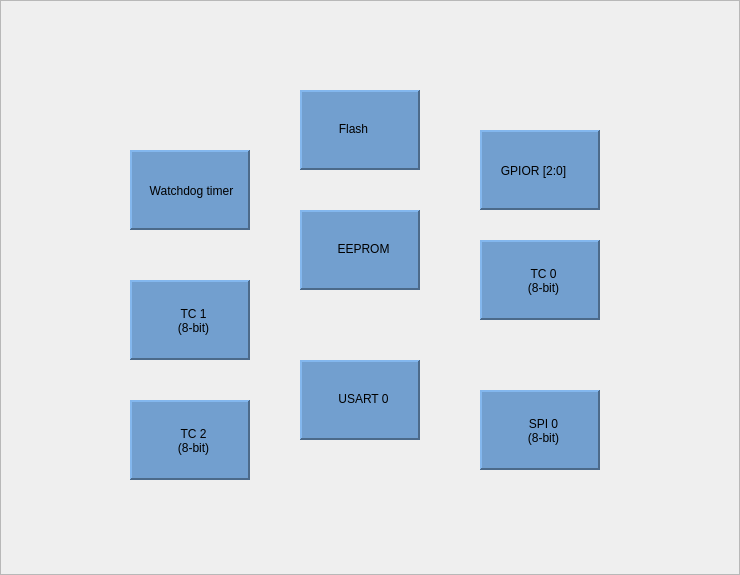
<?xml version="1.0" encoding="UTF-8"?>
<ui version="4.0">
 <class>microcontrollerBlock</class>
 <widget class="QFrame" name="microcontrollerBlock">
  <property name="geometry">
   <rect>
    <x>0</x>
    <y>0</y>
    <width>740</width>
    <height>575</height>
   </rect>
  </property>
  <property name="windowTitle">
   <string>Frame</string>
  </property>
  <property name="frameShape">
   <enum>QFrame::StyledPanel</enum>
  </property>
  <property name="frameShadow">
   <enum>QFrame::Raised</enum>
  </property>
  <widget class="QFrame" name="tc0Frame">
   <property name="geometry">
    <rect>
     <x>480</x>
     <y>240</y>
     <width>120</width>
     <height>80</height>
    </rect>
   </property>
   <property name="styleSheet">
    <string notr="true">background-color: rgb(114, 159, 207);</string>
   </property>
   <property name="frameShape">
    <enum>QFrame::Panel</enum>
   </property>
   <property name="frameShadow">
    <enum>QFrame::Raised</enum>
   </property>
   <property name="lineWidth">
    <number>2</number>
   </property>
   <widget class="QLabel" name="tc0Label">
    <property name="geometry">
     <rect>
      <x>30</x>
      <y>20</y>
      <width>67</width>
      <height>41</height>
     </rect>
    </property>
    <property name="text">
     <string>TC 0            (8-bit)</string>
    </property>
    <property name="scaledContents">
     <bool>false</bool>
    </property>
    <property name="alignment">
     <set>Qt::AlignCenter</set>
    </property>
    <property name="wordWrap">
     <bool>true</bool>
    </property>
   </widget>
  </widget>
  <widget class="QFrame" name="watchdogFrame">
   <property name="geometry">
    <rect>
     <x>130</x>
     <y>150</y>
     <width>120</width>
     <height>80</height>
    </rect>
   </property>
   <property name="styleSheet">
    <string notr="true">background-color: rgb(114, 159, 207);</string>
   </property>
   <property name="frameShape">
    <enum>QFrame::Panel</enum>
   </property>
   <property name="frameShadow">
    <enum>QFrame::Raised</enum>
   </property>
   <property name="lineWidth">
    <number>2</number>
   </property>
   <widget class="QLabel" name="watchdogLabel">
    <property name="geometry">
     <rect>
      <x>16</x>
      <y>20</y>
      <width>91</width>
      <height>41</height>
     </rect>
    </property>
    <property name="text">
     <string>Watchdog timer</string>
    </property>
    <property name="scaledContents">
     <bool>false</bool>
    </property>
    <property name="alignment">
     <set>Qt::AlignCenter</set>
    </property>
    <property name="wordWrap">
     <bool>true</bool>
    </property>
   </widget>
  </widget>
  <widget class="QFrame" name="tc2Frame">
   <property name="geometry">
    <rect>
     <x>130</x>
     <y>400</y>
     <width>120</width>
     <height>80</height>
    </rect>
   </property>
   <property name="styleSheet">
    <string notr="true">background-color: rgb(114, 159, 207);</string>
   </property>
   <property name="frameShape">
    <enum>QFrame::Panel</enum>
   </property>
   <property name="frameShadow">
    <enum>QFrame::Raised</enum>
   </property>
   <property name="lineWidth">
    <number>2</number>
   </property>
   <widget class="QLabel" name="tc2Label">
    <property name="geometry">
     <rect>
      <x>30</x>
      <y>20</y>
      <width>67</width>
      <height>41</height>
     </rect>
    </property>
    <property name="text">
     <string>TC 2            (8-bit)</string>
    </property>
    <property name="scaledContents">
     <bool>false</bool>
    </property>
    <property name="alignment">
     <set>Qt::AlignCenter</set>
    </property>
    <property name="wordWrap">
     <bool>true</bool>
    </property>
   </widget>
  </widget>
  <widget class="QFrame" name="usartFrame">
   <property name="geometry">
    <rect>
     <x>300</x>
     <y>360</y>
     <width>120</width>
     <height>80</height>
    </rect>
   </property>
   <property name="styleSheet">
    <string notr="true">background-color: rgb(114, 159, 207);</string>
   </property>
   <property name="frameShape">
    <enum>QFrame::Panel</enum>
   </property>
   <property name="frameShadow">
    <enum>QFrame::Raised</enum>
   </property>
   <property name="lineWidth">
    <number>2</number>
   </property>
   <widget class="QLabel" name="usartLabel">
    <property name="geometry">
     <rect>
      <x>30</x>
      <y>30</y>
      <width>67</width>
      <height>17</height>
     </rect>
    </property>
    <property name="text">
     <string>USART 0</string>
    </property>
    <property name="alignment">
     <set>Qt::AlignCenter</set>
    </property>
   </widget>
  </widget>
  <widget class="QFrame" name="flashFrame">
   <property name="geometry">
    <rect>
     <x>300</x>
     <y>90</y>
     <width>120</width>
     <height>80</height>
    </rect>
   </property>
   <property name="styleSheet">
    <string notr="true">background-color: rgb(114, 159, 207);</string>
   </property>
   <property name="frameShape">
    <enum>QFrame::Panel</enum>
   </property>
   <property name="frameShadow">
    <enum>QFrame::Raised</enum>
   </property>
   <property name="lineWidth">
    <number>2</number>
   </property>
   <widget class="QLabel" name="flashLabel">
    <property name="geometry">
     <rect>
      <x>20</x>
      <y>30</y>
      <width>67</width>
      <height>17</height>
     </rect>
    </property>
    <property name="text">
     <string>Flash</string>
    </property>
    <property name="alignment">
     <set>Qt::AlignCenter</set>
    </property>
   </widget>
  </widget>
  <widget class="QFrame" name="gpiorFrame">
   <property name="geometry">
    <rect>
     <x>480</x>
     <y>130</y>
     <width>120</width>
     <height>80</height>
    </rect>
   </property>
   <property name="styleSheet">
    <string notr="true">background-color: rgb(114, 159, 207);</string>
   </property>
   <property name="frameShape">
    <enum>QFrame::Panel</enum>
   </property>
   <property name="frameShadow">
    <enum>QFrame::Raised</enum>
   </property>
   <property name="lineWidth">
    <number>2</number>
   </property>
   <widget class="QLabel" name="gpiorLabel">
    <property name="geometry">
     <rect>
      <x>20</x>
      <y>20</y>
      <width>67</width>
      <height>41</height>
     </rect>
    </property>
    <property name="text">
     <string>GPIOR [2:0]</string>
    </property>
    <property name="scaledContents">
     <bool>false</bool>
    </property>
    <property name="alignment">
     <set>Qt::AlignCenter</set>
    </property>
    <property name="wordWrap">
     <bool>true</bool>
    </property>
   </widget>
  </widget>
  <widget class="QFrame" name="spiFrame">
   <property name="geometry">
    <rect>
     <x>480</x>
     <y>390</y>
     <width>120</width>
     <height>80</height>
    </rect>
   </property>
   <property name="styleSheet">
    <string notr="true">background-color: rgb(114, 159, 207);</string>
   </property>
   <property name="frameShape">
    <enum>QFrame::Panel</enum>
   </property>
   <property name="frameShadow">
    <enum>QFrame::Raised</enum>
   </property>
   <property name="lineWidth">
    <number>2</number>
   </property>
   <widget class="QLabel" name="spiLabel">
    <property name="geometry">
     <rect>
      <x>30</x>
      <y>20</y>
      <width>67</width>
      <height>41</height>
     </rect>
    </property>
    <property name="text">
     <string>SPI 0            (8-bit)</string>
    </property>
    <property name="scaledContents">
     <bool>false</bool>
    </property>
    <property name="alignment">
     <set>Qt::AlignCenter</set>
    </property>
    <property name="wordWrap">
     <bool>true</bool>
    </property>
   </widget>
  </widget>
  <widget class="QFrame" name="tc1Frame">
   <property name="geometry">
    <rect>
     <x>130</x>
     <y>280</y>
     <width>120</width>
     <height>80</height>
    </rect>
   </property>
   <property name="styleSheet">
    <string notr="true">background-color: rgb(114, 159, 207);</string>
   </property>
   <property name="frameShape">
    <enum>QFrame::Panel</enum>
   </property>
   <property name="frameShadow">
    <enum>QFrame::Raised</enum>
   </property>
   <property name="lineWidth">
    <number>2</number>
   </property>
   <widget class="QLabel" name="tc1Label">
    <property name="geometry">
     <rect>
      <x>30</x>
      <y>20</y>
      <width>67</width>
      <height>41</height>
     </rect>
    </property>
    <property name="text">
     <string>TC 1            (8-bit)</string>
    </property>
    <property name="scaledContents">
     <bool>false</bool>
    </property>
    <property name="alignment">
     <set>Qt::AlignCenter</set>
    </property>
    <property name="wordWrap">
     <bool>true</bool>
    </property>
   </widget>
  </widget>
  <widget class="QFrame" name="eepromFrame">
   <property name="geometry">
    <rect>
     <x>300</x>
     <y>210</y>
     <width>120</width>
     <height>80</height>
    </rect>
   </property>
   <property name="styleSheet">
    <string notr="true">background-color: rgb(114, 159, 207);</string>
   </property>
   <property name="frameShape">
    <enum>QFrame::Panel</enum>
   </property>
   <property name="frameShadow">
    <enum>QFrame::Raised</enum>
   </property>
   <property name="lineWidth">
    <number>2</number>
   </property>
   <widget class="QLabel" name="eepromLabel">
    <property name="geometry">
     <rect>
      <x>30</x>
      <y>30</y>
      <width>67</width>
      <height>17</height>
     </rect>
    </property>
    <property name="text">
     <string>EEPROM</string>
    </property>
    <property name="alignment">
     <set>Qt::AlignCenter</set>
    </property>
   </widget>
  </widget>
 </widget>
 <resources/>
 <connections/>
</ui>
